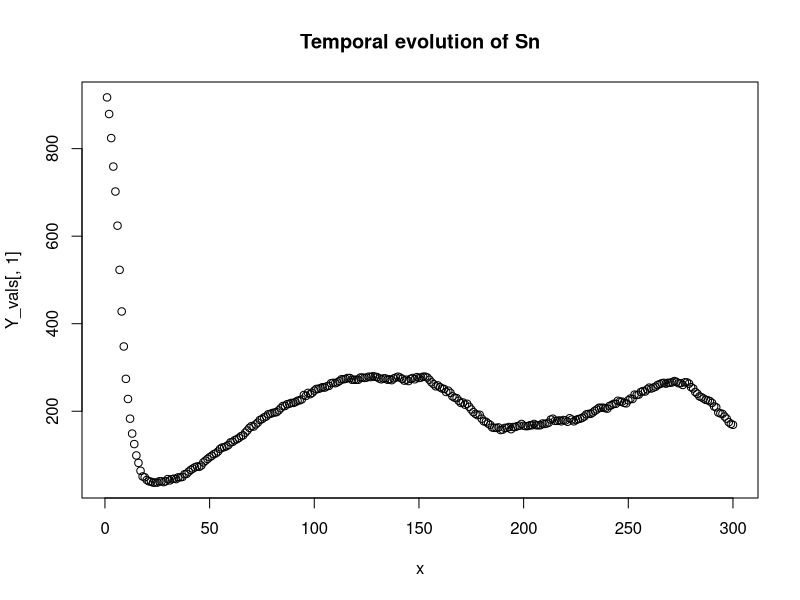
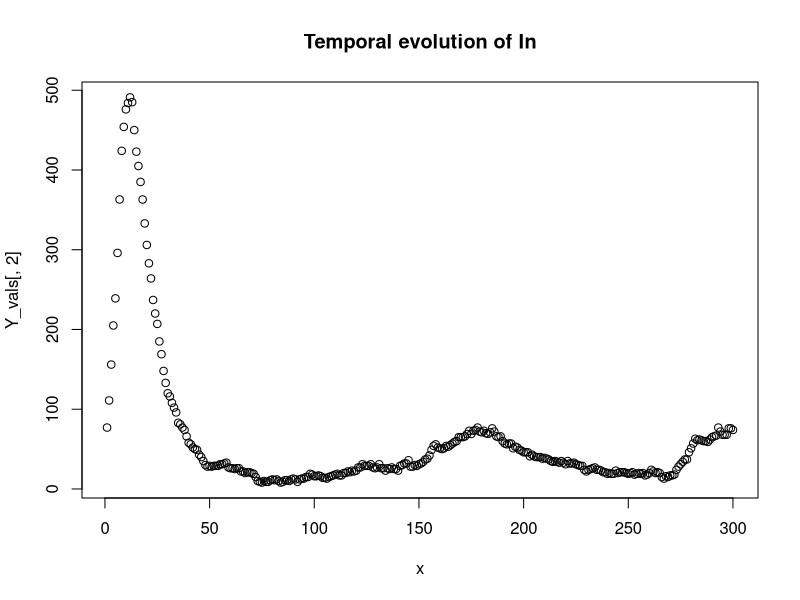
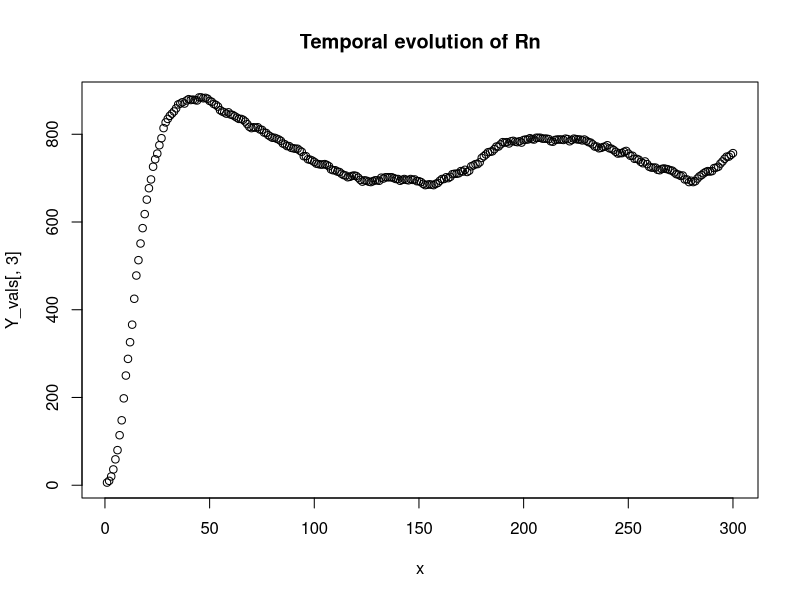

Generate these figures, in order, with R:
rm(list = ls())

simulate_n_times = function(n, Y_curr, N) #Y_curr = (Sn, In, Rn), N size of population
{
  S_n = Y_curr[1]
  I_n = Y_curr[2]
  R_n = Y_curr[3]
  
  realizations = array(dim = c(n, 3)) #to store steps
  
  alpha = 0.005
  gamma = 0.10
  
  for (i in 1:n)
  {
    beta = 0.5*I_n/N
    S_new = rbinom(1, R_n, alpha) #S_new is based on the number of candidates who can move to S which is the current number of individuals in R
    R_new = rbinom(1, I_n, gamma)
    I_new = rbinom(1, S_n, beta)
    
    #at next time step
    S_n = S_n + S_new - I_new
    I_n = I_n + I_new - R_new
    R_n = R_n + R_new - S_new #evt N - S_next - I_next
    
    realizations[i, ] = c(S_n, I_n, R_n)
    
    #check sum = 1000
    if (S_n + I_n + R_n != N)
    {
      stop("N NOT CONSERVED!") #debug
    }
    
  }
  
  realizations
}

Y0 = c(950, 50, 0)
Y_vals = simulate_n_times(300, Y0, 1000)
#par(mfrow = c(3,1))
x = c(1:300)
plot(x, Y_vals[ ,1], main = "Temporal evolution of Sn")
plot(x, Y_vals[ ,2], main = "Temporal evolution of In")
plot(x, Y_vals[ ,3], main = "Temporal evolution of Rn")


#1f)
#run simulation 1000 times
num = 1000
N = 1000 #population size
In_maxvals = array(dim = num)
times_to_first_max = array(dim = num)
for (i in 1:num)
{
  Y0 = c(950, 50, 0)
  Y_arr = simulate_n_times(300, Y0, N)
  In_arr = Y_arr[, 2]
  In_maxvals[i] = max(In_arr)
  times_to_first_max[i] = which.max(In_arr)
}

expected_max_In = mean(In_maxvals)
expected_time_to_first_max = mean(times_to_first_max)
cat("Expected value of maximum number of infected individuals:", expected_max_In)
cat("Expected value of time until first maximum value of the number of infected individuals:", expected_time_to_first_max)


#approximate standard deviation for both In_max and time until first max
S_I_max = 0
S_time = 0
for (i in 1:num)
{
  S_I_max = S_I_max + (In_maxvals[i] - expected_max_In)^2
  S_time = S_time + (times_to_first_max[i] - expected_time_to_first_max)^2
}
S_I_max = S_I_max/(num-1)
S_time = S_time/(num-1)

S_I_max = sqrt(S_I_max)
S_time = sqrt(S_time)

upper_I_max = expected_max_In + 1.960*S_I_max/sqrt(num)
upper_time = expected_time_to_first_max + 1.960*S_time/sqrt(num)

lower_I_max = expected_max_In - 1.960*S_I_max/sqrt(num)
lower_time = expected_time_to_first_max - 1.960*S_time/sqrt(num)

cat("CI for expected value of maximum number of infected individuals:\n", "[", lower_I_max, ", ", upper_I_max, "]")
cat("CI for expected value of time until first maximum of I_n:\n", "[", lower_time, ", ", upper_time, "]")
